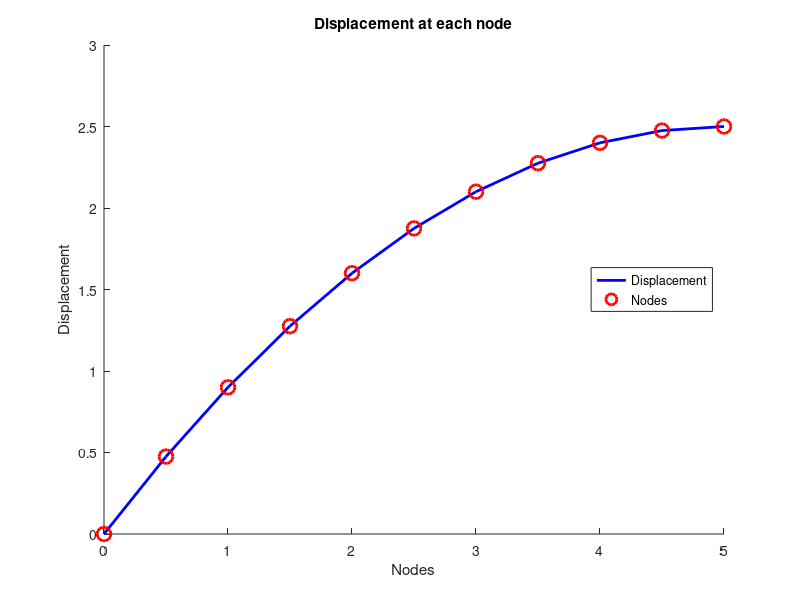
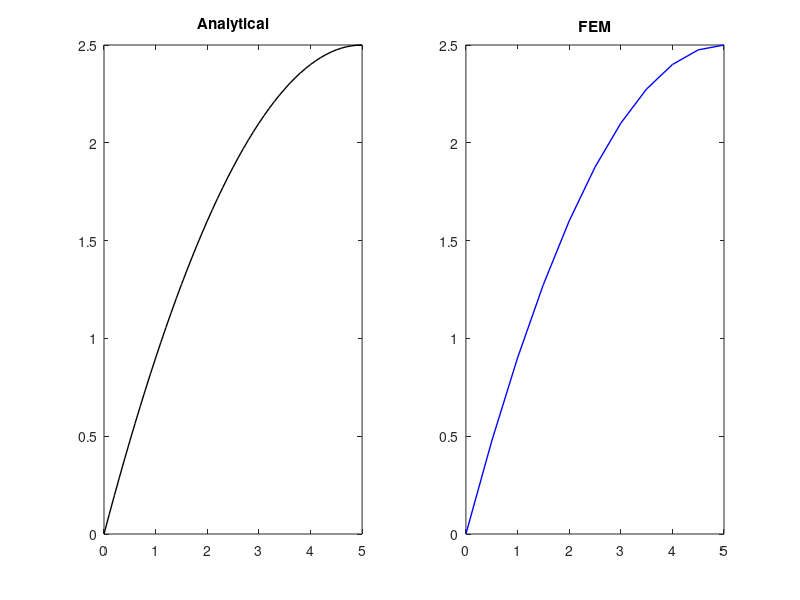
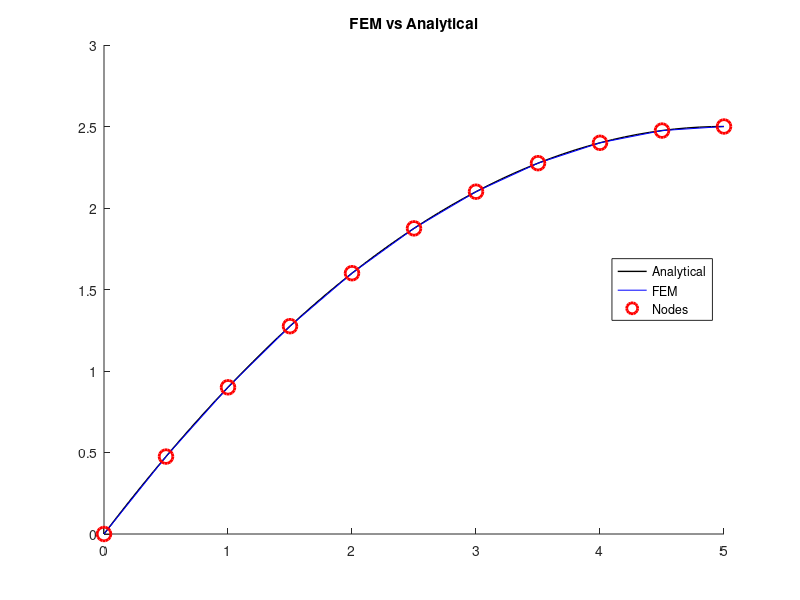
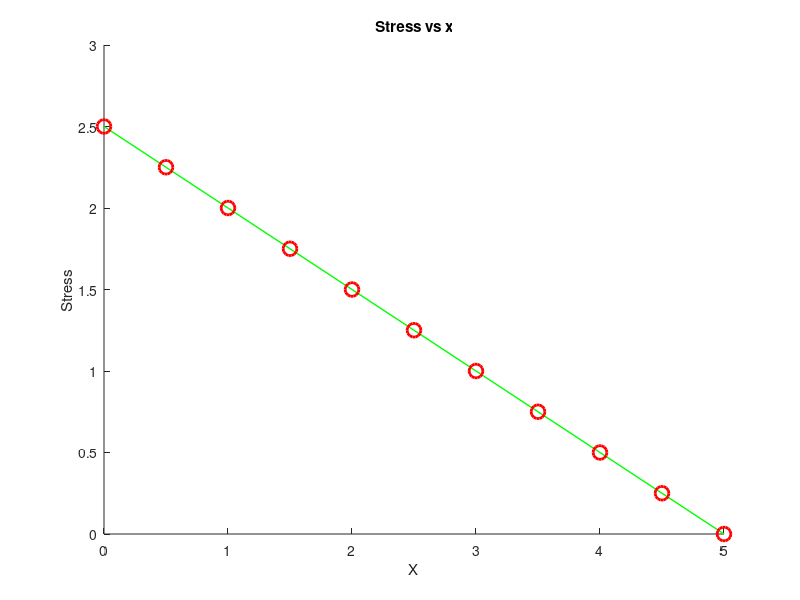

Recreate these plots in MATLAB, in order.
clc
clear all
disp('RN')
disp('***\n FEM ANALYSIS OF 1-D Cantilever BAR WITH UDL and 3 nodes per element ==>>>>>>>');
fprintf('\n \n');

L = input('Enter the length of the element(in mm) :');
e = input('\n Enter the number of elements: ');           
Ar = input('\n Enter the area of the element(in mm^2) :');
E = input('\n Enter the value of E (in N/mm^2):');        % Modulus of Elasticity         

% nodes = degree of freedom = size of global stiffness matrix
nodes = (e*2)+1 ;                         % number of nodes
le = L/e;                            % length of each element   


C_M = zeros(e,3);                   % Matrix Connectivity
for i=1:e
    for j=2
    C_M(i,1)= i + (i-1);
    C_M(i,j)= C_M(i,1) + 2 ;
    C_M(i,j+1) = C_M(i,j) - 1;
    end
end

% Generating force matrix
q = input("Enter the value of force in N/mm: ");
Fg = zeros(3,1);
%Global elemental load matrix 1 3 2
for s=1:3
   Fg(s,1) = Fg(s,1) + le*q*(1/6);
end
Fg(3,1) = Fg(3,1)*4;
disp('Global Elemental Force Matrix with index 1 3 2 is:')
disp(Fg);                            % elemental load matrix

%Global Elimental Stiffness Matrix with Index as 1 3 2
c = E*Ar/(3*le);
Kg = c*[7 1 -8;1 7 -8;-8 -8 16];
disp('Global elemental stiffness Matrix with index 1 3 2');
disp(Kg);

%Global Stiffness Matrix with Index as 1 2 3
Ke = zeros(3,3);
for j = 1:3
    for k=1:3
    Ke(j,k) = Ke(j,k) + Kg(C_M(1,j),C_M(1,k));
    end
end
disp('Elemental Stiffness Matrix Ke with index 1 2 3:');
disp(Ke);

%Global to Local Force Matrix with Index 1 2 3
Fe = zeros(3,1);
for r=1:3
    Fe(r,1) = Fe(r,1) + Fg(C_M(1,r));
end
disp('Global Elemental Force Matrix Fe with index 1 2 3');
disp(Fe)

%Assembling Stiffness Matrix
K = zeros(nodes,nodes);
for s=1:e
    value = [C_M(s):C_M(s,2)];
    K(value,value) = K(value,value) + Ke;
end
disp('Assembeled Stiffness Matrix:');
disp(K);

%Assembling Force Matrx Force Matrix
F = zeros(nodes,1);
for t=1:e
    value = [C_M(t):C_M(t,2)];
    F(value,1) = F(value,1) + Fe;
end
disp('Assembled Force Matrix:');
disp(F);


fix_n = [1];                 %declaration of fix node 1
Nodes = 1:nodes; 

% Matrix of free nodes
free_n = setxor(Nodes,fix_n);
K1 = K(free_n,free_n);
Fp1 = F(free_n,1);
disp('Assembled Stiffness Matrix at Free nodes');
disp(K1);
disp('Assembled Load Matrix at free nodes');
disp(Fp1);

 
%Displacement Matrix
U = zeros(nodes,1);             %Displacement defination
Up = K1\Fp1;
disp('Displacement at each node:')
U(free_n) = Up;
disp(U);
   

%Stress Matrix
B = zeros(1,3);                         %defining B matrix
S = zeros(nodes,1);                     % Stress Matrix defination
for m=1:e 
    for n=1:3
    xi = n-2;                           %variation of xi with respect to local nodes -1<xi<1
     for p=1
        B(p)=B(1,p)+(-(1-2*xi)/2);
        B(p+1)=B(p+1)+(-2*xi);
        B(p+2)=B(p+2)+((1+2*xi)/2);
     end
    S(n+(m-1)*2,1)=S(n+(m-1)*2,1) + E*B*U(C_M(m):C_M(m,2),1);       %Filling in stress values in S matrix
    B = zeros(1,3);
    end
end
for h=2:nodes-1                                                     %Dividing stress values by 2 at similar nodes as they were added twice
    if rem(h,2) ~= 0
        S(h)=S(h)/2;
    end
end
disp('Nodal Stress matrix is as follows:');
disp(S);

disp('Nodal Strain Matrix is as follows:');
Str = S/E;
disp(Str);

% Plotting displacement at each node generated using FEM
xx = 0:le/2:L;      %dividing L in nodes
uu = U;
figure;
hold on;
xlabel('Nodes')
ylabel('Displacement')
title('Displacement at each node')
plot(xx,uu,'b','LineWidth', 2);
plot( xx,uu ,'ro', 'MarkerSize', 10, 'LineWidth', 2);
legend('Displacement','Nodes','Location','East');

%analytical method
x = 0:0.1:L;
ux = (q/(2*E*Ar))*(2*L.*x - x.^2);                     %exact solution
figure;
subplot(1,2,1) ; plot(x,ux,'k','LineWidth', 1);        %analytical plot
title('Analytical')
subplot(1,2,2) ; plot(xx,uu,'b','LineWidth', 1);       %FEM plot
axis([min(xx) max(xx) min(uu) max(uu)]);
title('FEM')


% FEM vs Analytical
figure;
hold on;
title("FEM vs Analytical")
plot(x,ux,'k','LineWidth', 1); 
plot(xx,uu,'b');
plot( xx,uu ,'ro', 'MarkerSize', 10, 'LineWidth', 2);
legend('Analytical','FEM','Nodes','Location','East');

% Plotting Stress wrt x
figure;
hold on;
title("Stress Plot");
ss = S;
plot(xx,ss,'g','LineWidth',1);
plot( xx,ss ,'ro', 'MarkerSize', 10, 'LineWidth', 2);
title("Stress vs x");
xlabel('X');
ylabel('Stress');

% Plotting Strain
figure;
hold on;
sr = Str;
plot(xx,sr,'m','LineWidth',1);
plot( xx,sr ,'ro', 'MarkerSize', 10, 'LineWidth', 2);
title("Strain vs x");
xlabel('X');
ylabel('Strain');

%Strss vs Strain
%plot(ss,sr);


